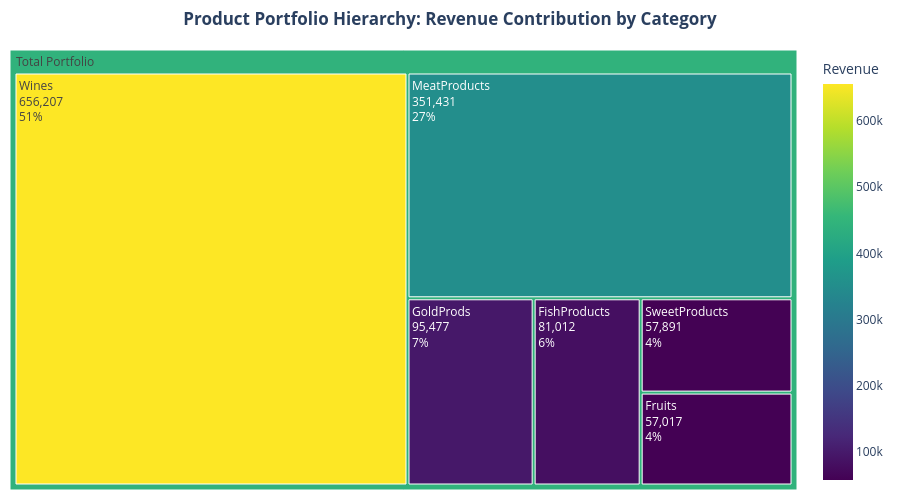

This figure's notebook cell:
### Markdown cell above
## 🛒 Part 5: Product & Inventory Insight
Analisis silang kategori produk untuk strategi *bundling*.

### Code cell
# ==========================================
# CELL 16: PRODUCT & INVENTORY INSIGHT (Q6)
# ==========================================

import plotly.express as px
import matplotlib.pyplot as plt
import seaborn as sns

# --- 1. Persiapan Data: Kontribusi Pendapatan per Kategori Produk ---
product_cols = [
    'MntWines', 'MntFruits', 'MntMeatProducts', 
    'MntFishProducts', 'MntSweetProducts', 'MntGoldProds'
]

# Transformasi data untuk Treemap
product_summary = df[product_cols].sum().reset_index()
product_summary.columns = ['Category', 'Revenue']
# Merapikan nama kategori (Menghapus awalan 'Mnt')
product_summary['Category'] = product_summary['Category'].str.replace('Mnt', '')

# --- 2. Visualisasi A: Treemap Revenue Contribution ---
fig_tree = px.treemap(
    product_summary, 
    path=[px.Constant("Total Portfolio"), 'Category'], 
    values='Revenue',
    color='Revenue',
    color_continuous_scale='Viridis',
    title="<b>Product Portfolio Hierarchy: Revenue Contribution by Category</b>"
)

fig_tree.update_traces(
    textinfo="label+percent parent+value",
    hovertemplate='<b>%{label}</b><br>Total Revenue: $%{value:,.0f}'
)

fig_tree.update_layout(
    margin=dict(t=50, l=10, r=10, b=10),
    title_x=0.5,
    height=500,
    template="plotly_white"
)
fig_tree.show()

# --- 3. Visualisasi B: Product Correlation Heatmap (Bundling Opportunity) ---
plt.figure(figsize=(10, 7))
# Menghitung korelasi antar produk
product_corr = df[product_cols].corr()

# Mengganti nama kolom pada heatmap agar lebih bersih
clean_labels = [col.replace('Mnt', '') for col in product_cols]

sns.heatmap(
    product_corr, 
    annot=True, 
    cmap='YlGnBu', 
    fmt=".2f", 
    xticklabels=clean_labels, 
    yticklabels=clean_labels,
    linewidths=0.5
)

plt.title('Product Cross-Purchase Correlation Matrix', fontsize=16, fontweight='bold', pad=20)
plt.xticks(rotation=45)
plt.show()

### Figure 1 — Plotly figure (JSON) as saved in the notebook; plotly's stock layout.template omitted (floating-point values rounded to 4 significant figures)
{"data": [{"branchvalues": "total", "customdata": [[656200.0], [57020.0], [351400.0], [81010.0], [57890.0], [95480.0], [443700.0]], "domain": {"x": [0, 1], "y": [0, 1]}, "hovertemplate": "<b>%{label}</b><br>Total Revenue: $%{value:,.0f}", "ids": ["Total Portfolio/Wines", "Total Portfolio/Fruits", "Total Portfolio/MeatProducts", "Total Portfolio/FishProducts", "Total Portfolio/SweetProducts", "Total Portfolio/GoldProds", "Total Portfolio"], "labels": ["Wines", "Fruits", "MeatProducts", "FishProducts", "SweetProducts", "GoldProds", "Total Portfolio"], "marker": {"coloraxis": "coloraxis", "colors": [656200.0, 57020.0, 351400.0, 81010.0, 57890.0, 95480.0, 443700.0]}, "name": "", "parents": ["Total Portfolio", "Total Portfolio", "Total Portfolio", "Total Portfolio", "Total Portfolio", "Total Portfolio", ""], "textinfo": "label+percent parent+value", "type": "treemap", "values": [656200.0, 57020.0, 351400.0, 81010.0, 57890.0, 95480.0, 1299000.0]}], "layout": {"coloraxis": {"colorbar": {"title": {"text": "Revenue"}}, "colorscale": [[0, "#440154"], [0.1111, "#482878"], [0.2222, "#3e4989"], [0.3333, "#31688e"], [0.4444, "#26828e"], [0.5556, "#1f9e89"], [0.6667, "#35b779"], [0.7778, "#6ece58"], [0.8889, "#b5de2b"], [1, "#fde725"]]}, "height": 500, "legend": {"tracegroupgap": 0}, "margin": {"b": 10, "l": 10, "r": 10, "t": 50}, "title": {"text": "<b>Product Portfolio Hierarchy: Revenue Contribution by Category</b>", "x": 0.5}}}
